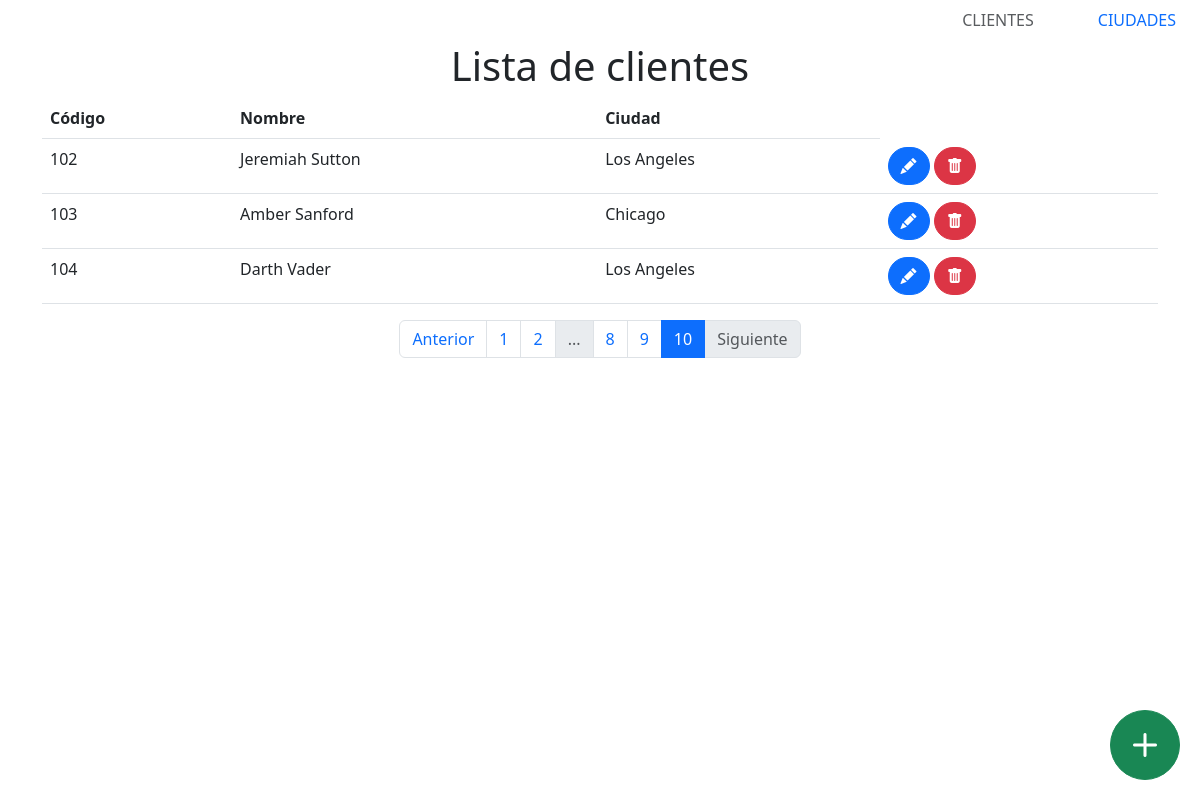
Page /clients?page=10 on the committed database.
### Backend/models/models.py (models this page shows)
class Client(db.Model):
    cod = db.Column(db.Integer, primary_key=True)
    name = db.Column(db.String(50), nullable=False)
    city_cod = db.Column(db.Integer, db.ForeignKey('city.cod'), nullable=False)
    def to_dict(self):
        data = {
            'cod': self.cod,
            'name': self.name,
            'city_cod': self.city_cod
        }
        return data

class City(db.Model):
    cod = db.Column(db.Integer, primary_key=True)
    name = db.Column(db.String(50), nullable=False)
    clients = db.relationship('Client', backref='city', lazy=True)
    def to_dict(self):
        data = {
            'cod': self.cod,
            'name': self.name,
            'clients': list(map(lambda a: a.to_dict(), self.clients))
        }
        return data

### Backend/controllers/client.py (the view)
@app.route('/clients', methods=['GET'])
def clients_list():
    page = request.args.get('page', 1, type=int)
    per_page = 10
    clients = db.session.query(Client).paginate(
        page=page, per_page=per_page)
    cities = list(map(lambda a: a.to_dict(), City.query.all()))
    city_dict = {city['cod']: city['name'] for city in cities}
    delete_url = url_for('clients_delete', cod=0)
    edit_url = url_for('clients_edit', cod=0)
    return render_template('clients.html', clients=clients, cities=cities, city_dict=city_dict, delete_url=delete_url, edit_url=edit_url)

### templates/clients.html (shortened to what this page needs)
{% extends "base.html" %}
{% block content %}
<center>
    <h1 class="display-6">Lista de clientes</h1>
</center>
<div class="container-sm">
    <table id="clientsTable" class="table table-hover">
        <thead>
            <tr>
                <th>Código</th>
                <th>Nombre</th>
                <th>Ciudad</th>
            </tr>
        </thead>
        <tbody id="listClients">
            {% for client in clients.items %}
            <tr id="client-{{ client.cod }}-details">
                <td id="client-{{ client.cod }}-cod">{{ client.cod }}</td>
                <td id="client-{{ client.cod }}-name">{{ client.name }}</td>
                <td id="client-{{ client.cod }}-city_cod">{{ city_dict[client.city_cod] }}</td>
                <td>
                    <button type="button" class="btn btn-primary btn-md rounded-5" data-bs-toggle="modal"
                        data-bs-target="#editClientModal-{{client.cod}}" title="Editar Cliente">
                        <i class="bi bi-pencil-fill"></i>
                    </button>
                    <button type="button" class="btn btn-danger btn-md rounded-5" data-bs-toggle="modal"
                        data-bs-target="#deleteClientModal-{{client.cod}}" title="Eliminar Cliente">
                        <i class="bi bi-trash-fill"></i>
                    </button>
                </td>
            </tr>
            {% endfor %}
            <button type="button" class="btn btn-success" data-bs-toggle="modal" data-bs-target="#clientModal" style="font-size: 24px;
                       width: 70px;
                       height: 70px;
                       border-radius: 50%;
                       position: fixed;
                       bottom: 20px;
                       right: 20px;
                       z-index: 100;" title="Agregar cliente">
                <i class="bi bi-plus-lg"></i>
            </button>
        </tbody>
    </table>
    <div class="container">
        <nav>
            <ul class="pagination justify-content-center">
                {% if clients.has_prev %}
                <li class="page-item">
                    <a class="page-link" href="{{ url_for('clients_list', page=clients.prev_num) }}">Anterior</a>
                </li>
                {% else %}
                <li class="page-item disabled">
                    <a class="page-link">Anterior</a>
                </li>
                {% endif %}
                {% for page_num in clients.iter_pages() %}
                {% if page_num %}
                {% if page_num != clients.page %}
                <li class="page-item">
                    <a class="page-link" href="{{ url_for('clients_list', page=page_num) }}">{{ page_num }}</a>
                </li>
                {% else %}
                <li class="page-item active">
                    <a class="page-link">{{ page_num }}</a>
                </li>
                {% endif %}
                {% else %}
                <li class="page-item disabled">
                    <a class="page-link">...</a>
                </li>
                {% endif %}
                {% endfor %}
                {% if clients.has_next %}
                <li class="page-item">
                    <a class="page-link" href="{{ url_for('clients_list', page=clients.next_num) }}">Siguiente</a>
                </li>
                {% else %}
                <li class="page-item disabled">
                    <a class="page-link">Siguiente</a>
                </li>
                {% endif %}
            </ul>
        </nav>
    </div>
</div>
{% endblock %}

### rows in the picture
Client: cod "102", name "Jeremiah Sutton", city_cod.name "Los Angeles"
Client: cod "103", name "Amber Sanford", city_cod.name "Chicago"
Client: cod "104", name "Darth Vader", city_cod.name "Los Angeles"

### other values in the picture
{{ page_num }} "1" "2" "8" "9"
{{ page_num }} "10"
